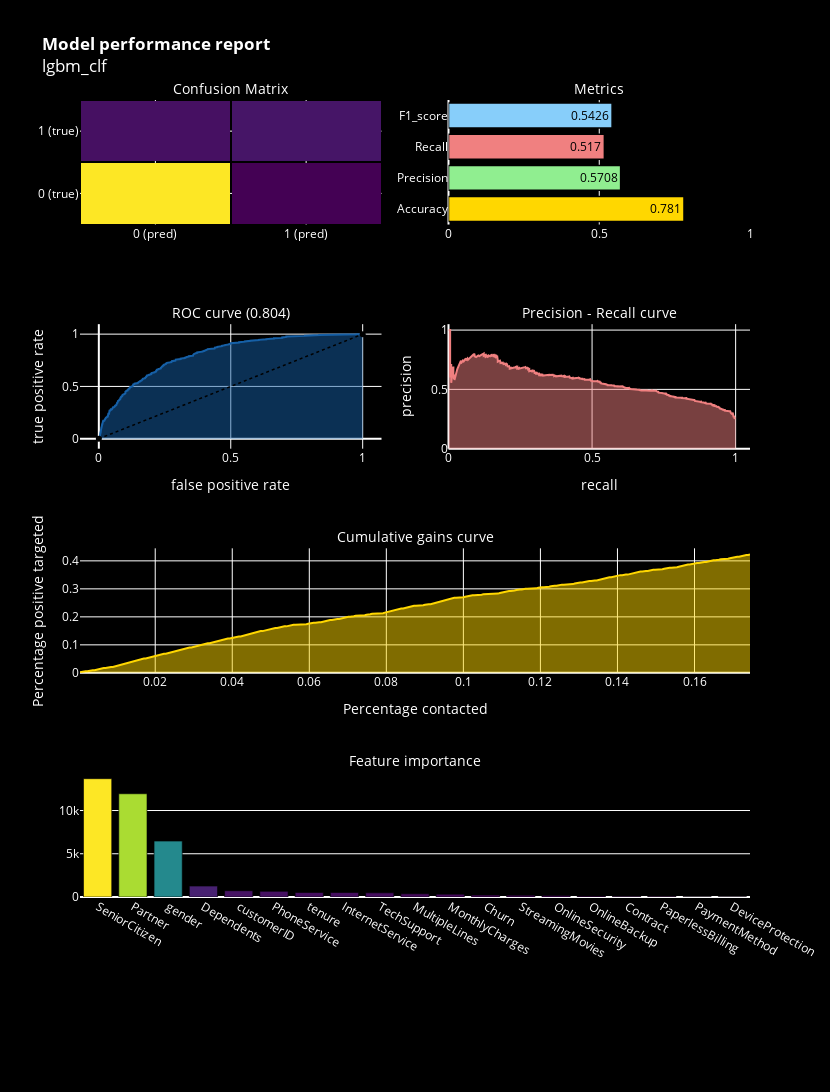

The notebook cell saved with this chart:
### Markdown cell above
# 1. Light GBM Without Hyperparameter Tuning
- Light GBM(Light Gradient Boosting Machine): A fast, distributed, high performance gradient boosting (GBT, GBDT, GBRT, GBM or MART) framework based on decision tree algorithms, used for ranking, classification and many other machine learning tasks.

### Code cell
%%time
lgbm_clf = lgbm.LGBMClassifier(n_estimators=1500, random_state = 42)

lgbm_clf.fit(X_train, y_train)
lgbm_clf.fit(X_train, y_train)
y_pred = lgbm_clf.predict(X_test)
y_score = lgbm_clf.predict_proba(X_test)[:,1]

model_performance('lgbm_clf')

### Figure 1 — Plotly figure (JSON) as saved in the notebook; plotly's stock layout.template omitted (floating-point values rounded to 4 significant figures; data arrays with more than 128 entries replaced by an {"elided": "..."} marker saying what was removed)
{"data": [{"colorscale": [[0, "#440154"], [0.1111, "#482878"], [0.2222, "#3e4989"], [0.3333, "#31688e"], [0.4444, "#26828e"], [0.5556, "#1f9e89"], [0.6667, "#35b779"], [0.7778, "#6ece58"], [0.8889, "#b5de2b"], [1, "#fde725"]], "showscale": false, "x": ["0 (pred)", "1 (pred)"], "xaxis": "x", "xgap": 2, "y": ["0 (true)", "1 (true)"], "yaxis": "y", "ygap": 2, "z": [[1374, 206], [256, 274]], "type": "heatmap"}, {"marker": {"color": ["gold", "lightgreen", "lightcoral", "lightskyblue"], "line": {"color": "#000000", "width": 1.5}}, "opacity": 1, "orientation": "h", "text": [0.781, 0.5708, 0.517, 0.5426], "textfont": {"color": "black"}, "textposition": "auto", "x": [0.781, 0.5708, 0.517, 0.5426], "xaxis": "x2", "y": ["Accuracy", "Precision", "Recall", "F1_score"], "yaxis": "y2", "type": "bar"}, {"fill": "tozeroy", "line": {"color": "rgb(22, 96, 167)", "width": 2}, "name": "Roc : 0.804", "x": {"elided": "632 float values"}, "xaxis": "x3", "y": {"elided": "632 float values"}, "yaxis": "y3", "type": "scatter"}, {"line": {"color": "black", "dash": "dot", "width": 1.5}, "x": [0, 1], "xaxis": "x3", "y": [0, 1], "yaxis": "y3", "type": "scatter"}, {"fill": "tozeroy", "line": {"color": "lightcoral", "width": 2}, "name": "Precision[0.25542169 0.25506268 0.25518572 ... 1.         1.         1.        ]", "x": {"elided": "2068 float values"}, "xaxis": "x4", "y": {"elided": "2068 float values"}, "yaxis": "y4", "type": "scatter"}, {"marker": {"color": [13681, 11938, 6467, 1264, 1036, 725, 664, 658, 541, 527, 520, 479, 465, 453, 370, 370, 365, 351, 347, 331, 325, 302, 291, 289, 267, 239, 226, 222, 219, 210, 210, 181, 107, 106, 98, 92, 34, 30], "colorscale": [[0, "#440154"], [0.1111, "#482878"], [0.2222, "#3e4989"], [0.3333, "#31688e"], [0.4444, "#26828e"], [0.5556, "#1f9e89"], [0.6667, "#35b779"], [0.7778, "#6ece58"], [0.8889, "#b5de2b"], [1, "#fde725"]], "line": {"color": "black", "width": 0.6}}, "name": "coefficients", "x": ["SeniorCitizen", "Partner", "gender", "Dependents", null, "customerID", null, "PhoneService", null, "tenure", "InternetService", "TechSupport", null, null, null, null, "MultipleLines", null, null, "MonthlyCharges", null, null, null, null, null, null, null, "Churn", null, null, "StreamingMovies", "OnlineSecurity", null, "OnlineBackup", "Contract", "PaperlessBilling", "PaymentMethod", "DeviceProtection"], "xaxis": "x6", "y": [13681, 11938, 6467, 1264, 1036, 725, 664, 658, 541, 527, 520, 479, 465, 453, 370, 370, 365, 351, 347, 331, 325, 302, 291, 289, 267, 239, 226, 222, 219, 210, 210, 181, 107, 106, 98, 92, 34, 30], "yaxis": "y6", "type": "bar"}, {"fill": "tozeroy", "line": {"color": "gold", "width": 2}, "x": {"elided": "368 float values"}, "xaxis": "x5", "y": {"elided": "2110 float values"}, "yaxis": "y5", "type": "scatter"}], "layout": {"annotations": [{"font": {"color": "white", "size": 14}, "showarrow": false, "text": "Confusion Matrix", "x": 0.225, "xanchor": "center", "xref": "paper", "y": 1, "yanchor": "bottom", "yref": "paper"}, {"font": {"color": "white", "size": 14}, "showarrow": false, "text": "Metrics", "x": 0.775, "xanchor": "center", "xref": "paper", "y": 1, "yanchor": "bottom", "yref": "paper"}, {"font": {"color": "white", "size": 14}, "showarrow": false, "text": "ROC curve (0.804)", "x": 0.225, "xanchor": "center", "xref": "paper", "y": 0.7188, "yanchor": "bottom", "yref": "paper"}, {"font": {"color": "white", "size": 14}, "showarrow": false, "text": "Precision - Recall curve", "x": 0.775, "xanchor": "center", "xref": "paper", "y": 0.7188, "yanchor": "bottom", "yref": "paper"}, {"font": {"color": "white", "size": 14}, "showarrow": false, "text": "Cumulative gains curve", "x": 0.5, "xanchor": "center", "xref": "paper", "y": 0.4375, "yanchor": "bottom", "yref": "paper"}, {"font": {"color": "white", "size": 14}, "showarrow": false, "text": "Feature importance", "x": 0.5, "xanchor": "center", "xref": "paper", "y": 0.1562, "yanchor": "bottom", "yref": "paper"}], "autosize": false, "font": {"color": "white"}, "height": 1500, "margin": {"b": 195}, "paper_bgcolor": "black", "plot_bgcolor": "black", "showlegend": false, "title": {"text": "<b>Model performance report</b><br>lgbm_clf"}, "width": 830, "xaxis": {"anchor": "y", "color": "white", "domain": [0, 0.45], "type": "category", "range": [-0.5, 1.5], "autorange": true}, "yaxis": {"anchor": "x", "color": "white", "domain": [0.8438, 1], "type": "category", "range": [-0.5, 1.5], "autorange": true}, "xaxis2": {"anchor": "y2", "color": "white", "domain": [0.55, 1], "range": [0, 1], "type": "linear"}, "yaxis2": {"anchor": "x2", "color": "white", "domain": [0.8438, 1], "type": "category", "range": [-0.5, 3.5], "autorange": true}, "xaxis3": {"anchor": "y3", "color": "white", "domain": [0, 0.45], "title": {"text": "false positive rate"}, "type": "linear", "range": [-0.07147, 1.071], "autorange": true}, "yaxis3": {"anchor": "x3", "color": "white", "domain": [0.5625, 0.7188], "title": {"text": "true positive rate"}, "type": "linear", "range": [-0.08128, 1.081], "autorange": true}, "xaxis4": {"anchor": "y4", "color": "white", "domain": [0.55, 1], "range": [0, 1.05], "title": {"text": "recall"}, "type": "linear"}, "yaxis4": {"anchor": "x4", "color": "white", "domain": [0.5625, 0.7188], "range": [0, 1.05], "title": {"text": "precision"}, "type": "linear"}, "xaxis5": {"anchor": "y5", "color": "white", "domain": [0, 1], "title": {"text": "Percentage contacted"}, "type": "linear", "range": [0.0004739, 0.1744], "autorange": true}, "yaxis5": {"anchor": "x5", "color": "white", "domain": [0.2812, 0.4375], "title": {"text": "Percentage positive targeted"}, "type": "linear", "range": [0, 0.4449], "autorange": true}, "xaxis6": {"anchor": "y6", "color": "white", "domain": [0, 1], "type": "category", "range": [-0.5, 18.5], "autorange": true}, "yaxis6": {"anchor": "x6", "color": "white", "domain": [0, 0.1562], "type": "linear", "range": [0, 14400.0], "autorange": true}}}
